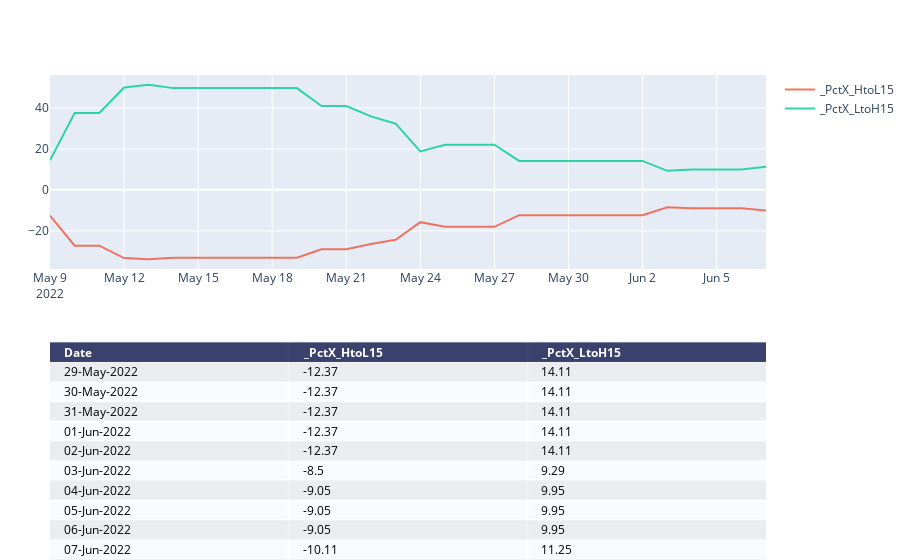

Notebook cell for this chart:
### Code cell
chartTitle2=f"{symbol}_PCT-HH-LL"
print(chartTitle1)
# colsToPlot=[  x for  x  in list_cols if x.startswith('_X') and ( x.startswith('_XMid')==False) ]
colsToPlot=[  x for  x  in list_cols if x.startswith('_PctX') ]
fig=manage_chart(df,colsToPlot,"",'')

pio.write_image(fig, f"{report_path}\\{chartTitle2}.png")
fig

### Figure 1 — Plotly figure (JSON) as saved in the notebook; plotly's stock layout.template omitted (floating-point values rounded to 4 significant figures)
{"data": [{"colorscale": [[0, "#00083e"], [0.5, "#ededee"], [1, "#ffffff"]], "hoverinfo": "none", "opacity": 0.75, "showscale": false, "type": "heatmap", "z": [[0, 0, 0], [0.5, 0.5, 0.5], [1, 1, 1], [0.5, 0.5, 0.5], [1, 1, 1], [0.5, 0.5, 0.5], [1, 1, 1], [0.5, 0.5, 0.5], [1, 1, 1], [0.5, 0.5, 0.5], [1, 1, 1]]}, {"name": "_PctX_HtoL15", "opacity": 0.8, "type": "scatter", "x": ["2022-05-09T00:00:00", "2022-05-10T00:00:00", "2022-05-11T00:00:00", "2022-05-12T00:00:00", "2022-05-13T00:00:00", "2022-05-14T00:00:00", "2022-05-15T00:00:00", "2022-05-16T00:00:00", "2022-05-17T00:00:00", "2022-05-18T00:00:00", "2022-05-19T00:00:00", "2022-05-20T00:00:00", "2022-05-21T00:00:00", "2022-05-22T00:00:00", "2022-05-23T00:00:00", "2022-05-24T00:00:00", "2022-05-25T00:00:00", "2022-05-26T00:00:00", "2022-05-27T00:00:00", "2022-05-28T00:00:00", "2022-05-29T00:00:00", "2022-05-30T00:00:00", "2022-05-31T00:00:00", "2022-06-01T00:00:00", "2022-06-02T00:00:00", "2022-06-03T00:00:00", "2022-06-04T00:00:00", "2022-06-05T00:00:00", "2022-06-06T00:00:00", "2022-06-07T00:00:00"], "xaxis": "x2", "y": [-12.58, -27.27, -27.27, -33.31, -33.92, -33.18, -33.18, -33.18, -33.18, -33.18, -33.18, -29.04, -29.04, -26.4, -24.42, -15.78, -18.06, -18.06, -18.06, -12.37, -12.37, -12.37, -12.37, -12.37, -12.37, -8.5, -9.05, -9.05, -9.05, -10.11], "yaxis": "y2"}, {"name": "_PctX_LtoH15", "opacity": 0.8, "type": "scatter", "x": ["2022-05-09T00:00:00", "2022-05-10T00:00:00", "2022-05-11T00:00:00", "2022-05-12T00:00:00", "2022-05-13T00:00:00", "2022-05-14T00:00:00", "2022-05-15T00:00:00", "2022-05-16T00:00:00", "2022-05-17T00:00:00", "2022-05-18T00:00:00", "2022-05-19T00:00:00", "2022-05-20T00:00:00", "2022-05-21T00:00:00", "2022-05-22T00:00:00", "2022-05-23T00:00:00", "2022-05-24T00:00:00", "2022-05-25T00:00:00", "2022-05-26T00:00:00", "2022-05-27T00:00:00", "2022-05-28T00:00:00", "2022-05-29T00:00:00", "2022-05-30T00:00:00", "2022-05-31T00:00:00", "2022-06-01T00:00:00", "2022-06-02T00:00:00", "2022-06-03T00:00:00", "2022-06-04T00:00:00", "2022-06-05T00:00:00", "2022-06-06T00:00:00", "2022-06-07T00:00:00"], "xaxis": "x2", "y": [14.39, 37.49, 37.49, 49.94, 51.34, 49.67, 49.67, 49.67, 49.67, 49.67, 49.67, 40.93, 40.93, 35.87, 32.3, 18.74, 22.04, 22.04, 22.04, 14.11, 14.11, 14.11, 14.11, 14.11, 14.11, 9.29, 9.95, 9.95, 9.95, 11.25], "yaxis": "y2"}], "layout": {"annotations": [{"align": "left", "font": {"color": "#ffffff"}, "showarrow": false, "text": "<b>Date</b>", "x": -0.45, "xanchor": "left", "xref": "x", "y": 0, "yref": "y"}, {"align": "left", "font": {"color": "#ffffff"}, "showarrow": false, "text": "<b>_PctX_HtoL15</b>", "x": 0.55, "xanchor": "left", "xref": "x", "y": 0, "yref": "y"}, {"align": "left", "font": {"color": "#ffffff"}, "showarrow": false, "text": "<b>_PctX_LtoH15</b>", "x": 1.55, "xanchor": "left", "xref": "x", "y": 0, "yref": "y"}, {"align": "left", "font": {"color": "#000000"}, "showarrow": false, "text": "29-May-2022", "x": -0.45, "xanchor": "left", "xref": "x", "y": 1, "yref": "y"}, {"align": "left", "font": {"color": "#000000"}, "showarrow": false, "text": "-12.37", "x": 0.55, "xanchor": "left", "xref": "x", "y": 1, "yref": "y"}, {"align": "left", "font": {"color": "#000000"}, "showarrow": false, "text": "14.11", "x": 1.55, "xanchor": "left", "xref": "x", "y": 1, "yref": "y"}, {"align": "left", "font": {"color": "#000000"}, "showarrow": false, "text": "30-May-2022", "x": -0.45, "xanchor": "left", "xref": "x", "y": 2, "yref": "y"}, {"align": "left", "font": {"color": "#000000"}, "showarrow": false, "text": "-12.37", "x": 0.55, "xanchor": "left", "xref": "x", "y": 2, "yref": "y"}, {"align": "left", "font": {"color": "#000000"}, "showarrow": false, "text": "14.11", "x": 1.55, "xanchor": "left", "xref": "x", "y": 2, "yref": "y"}, {"align": "left", "font": {"color": "#000000"}, "showarrow": false, "text": "31-May-2022", "x": -0.45, "xanchor": "left", "xref": "x", "y": 3, "yref": "y"}, {"align": "left", "font": {"color": "#000000"}, "showarrow": false, "text": "-12.37", "x": 0.55, "xanchor": "left", "xref": "x", "y": 3, "yref": "y"}, {"align": "left", "font": {"color": "#000000"}, "showarrow": false, "text": "14.11", "x": 1.55, "xanchor": "left", "xref": "x", "y": 3, "yref": "y"}, {"align": "left", "font": {"color": "#000000"}, "showarrow": false, "text": "01-Jun-2022", "x": -0.45, "xanchor": "left", "xref": "x", "y": 4, "yref": "y"}, {"align": "left", "font": {"color": "#000000"}, "showarrow": false, "text": "-12.37", "x": 0.55, "xanchor": "left", "xref": "x", "y": 4, "yref": "y"}, {"align": "left", "font": {"color": "#000000"}, "showarrow": false, "text": "14.11", "x": 1.55, "xanchor": "left", "xref": "x", "y": 4, "yref": "y"}, {"align": "left", "font": {"color": "#000000"}, "showarrow": false, "text": "02-Jun-2022", "x": -0.45, "xanchor": "left", "xref": "x", "y": 5, "yref": "y"}, {"align": "left", "font": {"color": "#000000"}, "showarrow": false, "text": "-12.37", "x": 0.55, "xanchor": "left", "xref": "x", "y": 5, "yref": "y"}, {"align": "left", "font": {"color": "#000000"}, "showarrow": false, "text": "14.11", "x": 1.55, "xanchor": "left", "xref": "x", "y": 5, "yref": "y"}, {"align": "left", "font": {"color": "#000000"}, "showarrow": false, "text": "03-Jun-2022", "x": -0.45, "xanchor": "left", "xref": "x", "y": 6, "yref": "y"}, {"align": "left", "font": {"color": "#000000"}, "showarrow": false, "text": "-8.5", "x": 0.55, "xanchor": "left", "xref": "x", "y": 6, "yref": "y"}, {"align": "left", "font": {"color": "#000000"}, "showarrow": false, "text": "9.29", "x": 1.55, "xanchor": "left", "xref": "x", "y": 6, "yref": "y"}, {"align": "left", "font": {"color": "#000000"}, "showarrow": false, "text": "04-Jun-2022", "x": -0.45, "xanchor": "left", "xref": "x", "y": 7, "yref": "y"}, {"align": "left", "font": {"color": "#000000"}, "showarrow": false, "text": "-9.05", "x": 0.55, "xanchor": "left", "xref": "x", "y": 7, "yref": "y"}, {"align": "left", "font": {"color": "#000000"}, "showarrow": false, "text": "9.95", "x": 1.55, "xanchor": "left", "xref": "x", "y": 7, "yref": "y"}, {"align": "left", "font": {"color": "#000000"}, "showarrow": false, "text": "05-Jun-2022", "x": -0.45, "xanchor": "left", "xref": "x", "y": 8, "yref": "y"}, {"align": "left", "font": {"color": "#000000"}, "showarrow": false, "text": "-9.05", "x": 0.55, "xanchor": "left", "xref": "x", "y": 8, "yref": "y"}, {"align": "left", "font": {"color": "#000000"}, "showarrow": false, "text": "9.95", "x": 1.55, "xanchor": "left", "xref": "x", "y": 8, "yref": "y"}, {"align": "left", "font": {"color": "#000000"}, "showarrow": false, "text": "06-Jun-2022", "x": -0.45, "xanchor": "left", "xref": "x", "y": 9, "yref": "y"}, {"align": "left", "font": {"color": "#000000"}, "showarrow": false, "text": "-9.05", "x": 0.55, "xanchor": "left", "xref": "x", "y": 9, "yref": "y"}, {"align": "left", "font": {"color": "#000000"}, "showarrow": false, "text": "9.95", "x": 1.55, "xanchor": "left", "xref": "x", "y": 9, "yref": "y"}, {"align": "left", "font": {"color": "#000000"}, "showarrow": false, "text": "07-Jun-2022", "x": -0.45, "xanchor": "left", "xref": "x", "y": 10, "yref": "y"}, {"align": "left", "font": {"color": "#000000"}, "showarrow": false, "text": "-10.11", "x": 0.55, "xanchor": "left", "xref": "x", "y": 10, "yref": "y"}, {"align": "left", "font": {"color": "#000000"}, "showarrow": false, "text": "11.25", "x": 1.55, "xanchor": "left", "xref": "x", "y": 10, "yref": "y"}], "autosize": true, "margin": {"b": 0, "l": 50, "r": 0, "t": 75}, "title": {"text": ""}, "xaxis": {"autorange": true, "dtick": 1, "gridwidth": 2, "range": [-0.5, 2.5], "showticklabels": false, "tick0": -0.5, "ticks": "", "zeroline": false}, "xaxis2": {"anchor": "y2", "autorange": true, "range": ["2022-05-09", "2022-06-07"], "type": "date"}, "yaxis": {"autorange": true, "domain": [0, 0.45], "dtick": 1, "gridwidth": 2, "range": [10.5, -0.5], "showticklabels": false, "tick0": 0.5, "ticks": "", "zeroline": false}, "yaxis2": {"anchor": "x2", "autorange": true, "domain": [0.6, 1], "range": [-38.66, 56.08], "title": {"text": ""}, "type": "linear"}}}
